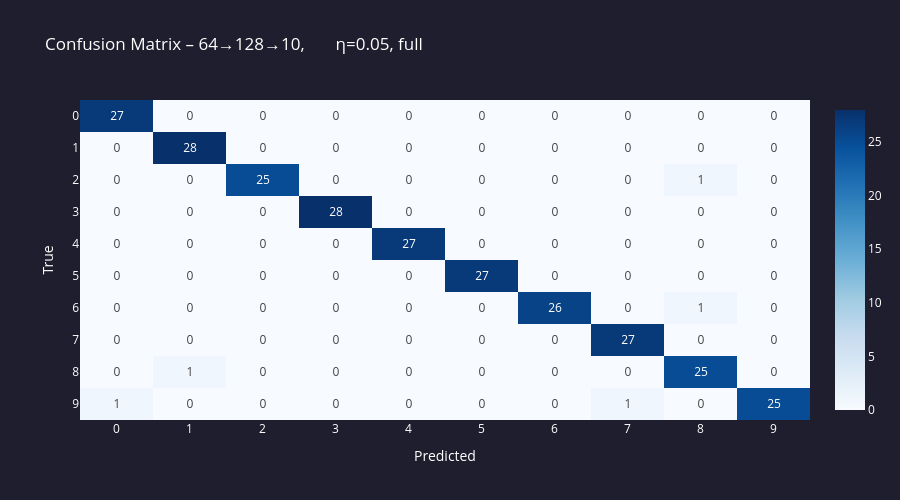

The code cell stored with this chart in its notebook:
### Markdown cell above
---
## 4. Najlepsza konfiguracja – macierz pomyłek

### Code cell
# Pick the best experiment by test accuracy
best = max(results, key=lambda e: e['test_acc'])
print(f"Best config : {best['name']}")
print(f"Test accuracy: {best['test_acc']:.4f}")

# Confusion matrix
best_trainer = best['trainer']
y_pred_proba = best_trainer.model._forward(X_test)
y_pred       = np.argmax(y_pred_proba, axis=1)

n_classes = 10
cm = np.zeros((n_classes, n_classes), dtype=int)
for true, pred in zip(y_test, y_pred):
    cm[true][pred] += 1

fig_cm = go.Figure(go.Heatmap(
    z=cm,
    x=[str(i) for i in range(n_classes)],
    y=[str(i) for i in range(n_classes)],
    colorscale='Blues',
    text=cm, texttemplate='%{text}',
    hovertemplate='True: %{y}<br>Pred: %{x}<br>Count: %{z}<extra></extra>',
))
fig_cm.update_layout(
    title=f'Confusion Matrix – {best["name"]}',
    xaxis_title='Predicted', yaxis_title='True',
    plot_bgcolor='#1e1e2e', paper_bgcolor='#1e1e2e',
    font=dict(color='white'), height=500,
    yaxis=dict(autorange='reversed'),
)
fig_cm.show()

### Figure 1 — Plotly figure (JSON) as saved in the notebook; plotly's stock layout.template omitted (floating-point values rounded to 4 significant figures)
{"data": [{"colorscale": [[0, "rgb(247,251,255)"], [0.125, "rgb(222,235,247)"], [0.25, "rgb(198,219,239)"], [0.375, "rgb(158,202,225)"], [0.5, "rgb(107,174,214)"], [0.625, "rgb(66,146,198)"], [0.75, "rgb(33,113,181)"], [0.875, "rgb(8,81,156)"], [1, "rgb(8,48,107)"]], "hovertemplate": "True: %{y}<br>Pred: %{x}<br>Count: %{z}<extra></extra>", "text": [[27, 0, 0, 0, 0, 0, 0, 0, 0, 0], [0, 28, 0, 0, 0, 0, 0, 0, 0, 0], [0, 0, 25, 0, 0, 0, 0, 0, 1, 0], [0, 0, 0, 28, 0, 0, 0, 0, 0, 0], [0, 0, 0, 0, 27, 0, 0, 0, 0, 0], [0, 0, 0, 0, 0, 27, 0, 0, 0, 0], [0, 0, 0, 0, 0, 0, 26, 0, 1, 0], [0, 0, 0, 0, 0, 0, 0, 27, 0, 0], [0, 1, 0, 0, 0, 0, 0, 0, 25, 0], [1, 0, 0, 0, 0, 0, 0, 1, 0, 25]], "texttemplate": "%{text}", "type": "heatmap", "x": ["0", "1", "2", "3", "4", "5", "6", "7", "8", "9"], "y": ["0", "1", "2", "3", "4", "5", "6", "7", "8", "9"], "z": [[27, 0, 0, 0, 0, 0, 0, 0, 0, 0], [0, 28, 0, 0, 0, 0, 0, 0, 0, 0], [0, 0, 25, 0, 0, 0, 0, 0, 1, 0], [0, 0, 0, 28, 0, 0, 0, 0, 0, 0], [0, 0, 0, 0, 27, 0, 0, 0, 0, 0], [0, 0, 0, 0, 0, 27, 0, 0, 0, 0], [0, 0, 0, 0, 0, 0, 26, 0, 1, 0], [0, 0, 0, 0, 0, 0, 0, 27, 0, 0], [0, 1, 0, 0, 0, 0, 0, 0, 25, 0], [1, 0, 0, 0, 0, 0, 0, 1, 0, 25]]}], "layout": {"font": {"color": "white"}, "height": 500, "paper_bgcolor": "#1e1e2e", "plot_bgcolor": "#1e1e2e", "title": {"text": "Confusion Matrix – 64→128→10,       η=0.05, full"}, "xaxis": {"title": {"text": "Predicted"}}, "yaxis": {"autorange": "reversed", "title": {"text": "True"}}}}
